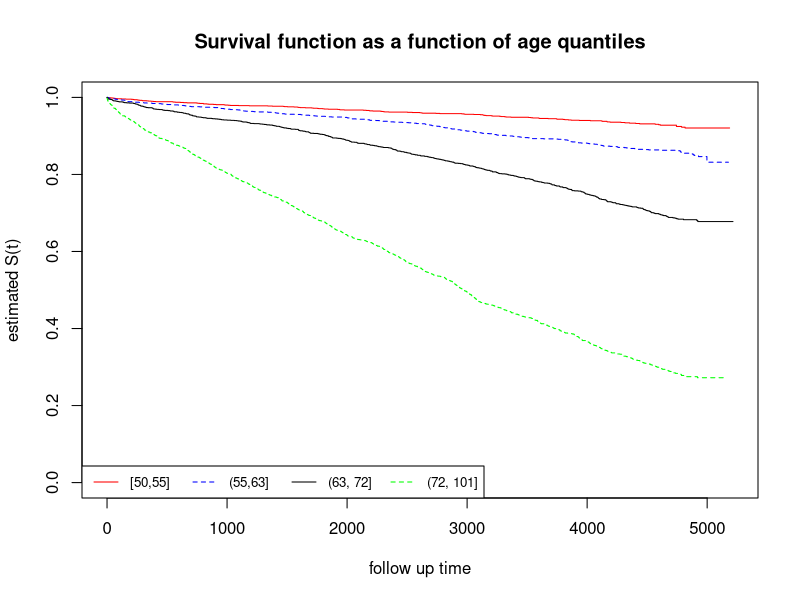
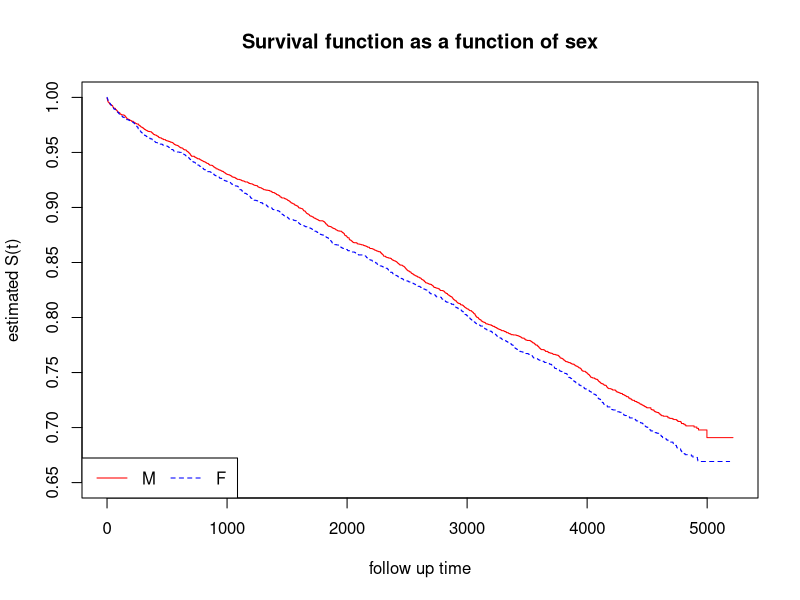
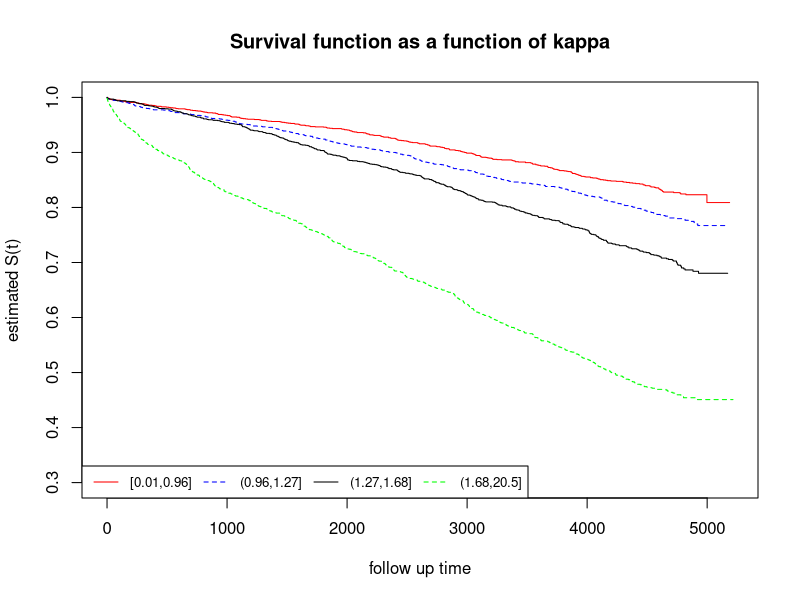
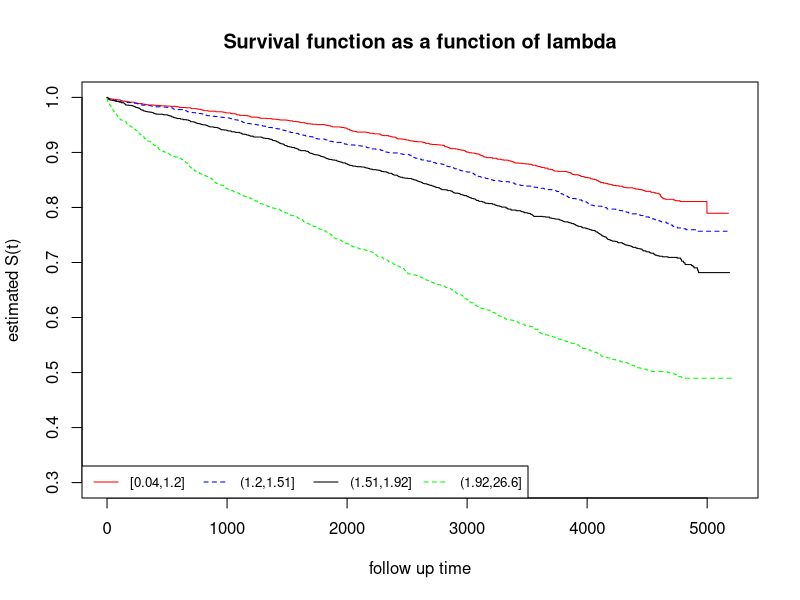
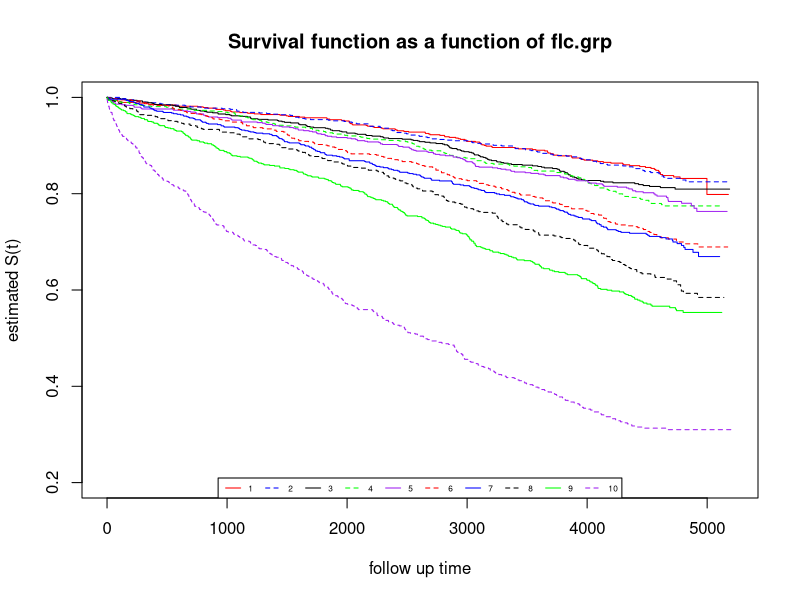
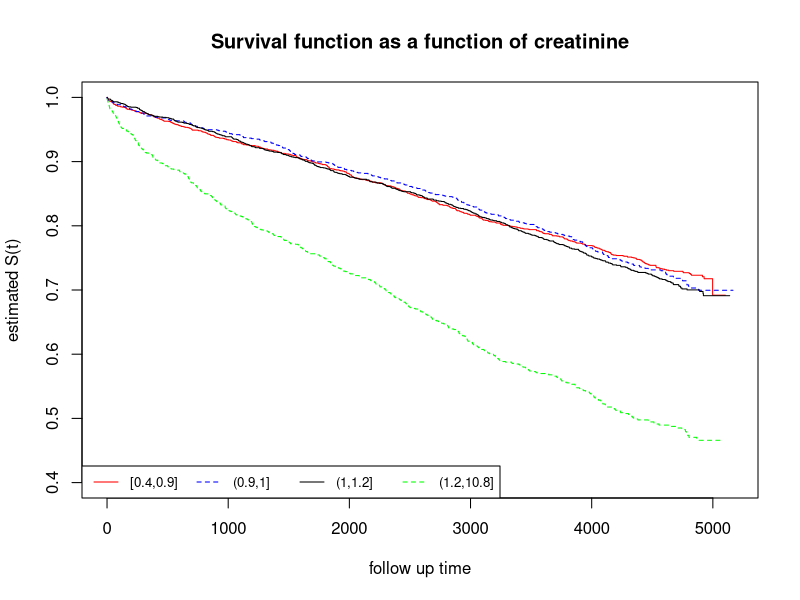
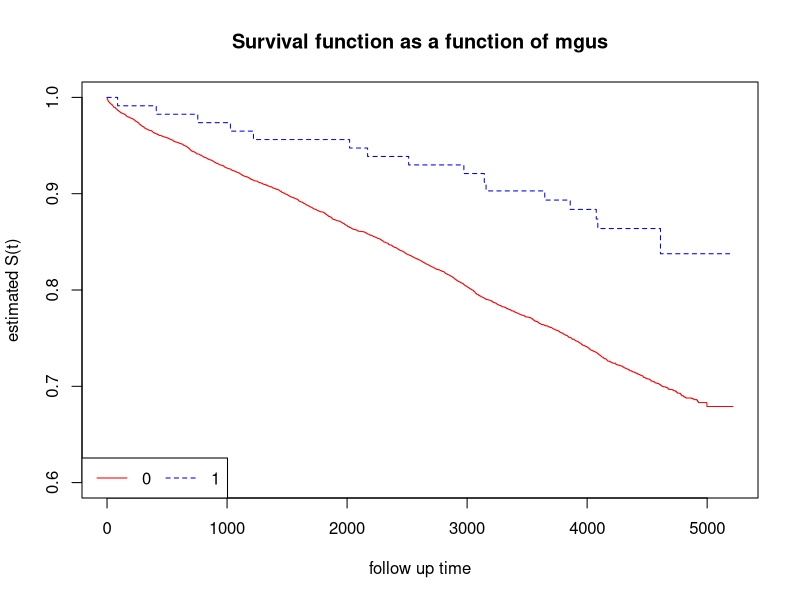

Recreate these plots in R, in order. (Note: this script raises an error after producing the figures.)
install.packages('survminer')
install.packages('survival')
library(survminer)
library(survival)
data("flchain")
attach(flchain)

### QUESTION 1 - UNIVARIATE ANALYSIS ON ALL 

univariate_km = function(var) {
  surv_object <- Surv(futime, death)
  result_km <- survfit(surv_object ~ var, conf.type = "log-log")
  
  return(result_km)
}

#  we will not include variables: chapter (too many level)

# age
age_quantile <- cut(age, quantile(age), include.lowest =  T)
age_death = univariate_km(age_quantile)
plot(age_death, col = c('red', 'blue', 'black', 'green'), lty = 1:2, xlab = "follow up time", ylab = "estimated S(t)", main = 'Survival function as a function of age quantiles')
legend("bottomleft", legend = c("[50,55]", "(55,63]", "(63, 72]", "(72, 101]"), lty = 1:2, col = c('red', 'blue', 'black', 'green'), horiz=T, cex = 0.8)


# sex
sex_death = univariate_km(sex)
plot(sex_death, col = c('red', 'blue'), lty = 1:2, xlab = "follow up time", ylab = "estimated S(t)", main = 'Survival function as a function of sex', ylim=c(0.65, 1))
legend("bottomleft", legend = c('M', 'F'), col = c('red', 'blue'), lty = 1:2, horiz = T)


# kappa
kappa_quantile = cut(kappa, quantile(kappa), include.lowest =  T)
kappa_death = univariate_km(kappa_quantile)
plot(kappa_death, col = c('red', 'blue', 'black', 'green'), lty = 1:2, xlab = "follow up time", ylab = "estimated S(t)", main = 'Survival function as a function of kappa', ylim=c(0.3, 1))
legend("bottomleft", legend = c('[0.01,0.96]', '(0.96,1.27]', '(1.27,1.68]', '(1.68,20.5]'), col = c('red', 'blue', 'black', 'green'), lty = 1:2, horiz = T, cex = 0.8 )


# lambda
lambda_quantile = cut(lambda, quantile(lambda), include.lowest =  T)
lambda_death = univariate_km(lambda_quantile)
plot(lambda_death, col = c('red', 'blue', 'black', 'green'), lty = 1:2, xlab = "follow up time", ylab = "estimated S(t)", main = 'Survival function as a function of lambda', ylim=c(0.3, 1))
legend("bottomleft", legend = c('[0.04,1.2]', '(1.2,1.51]', '(1.51,1.92]', '(1.92,26.6]'), col = c('red', 'blue', 'black', 'green'), lty = 1:2, horiz = T, cex = 0.8 )


# flc.gpr
flc.grp_death = univariate_km(flc.grp) # log-rang diviso in prime 5 seconde 5
plot(flc.grp_death, col = c('red', 'blue', 'black', 'green', 'purple', 'red', 'blue', 'black', 'green', 'purple'), lty = 1:2, xlab = "follow up time", ylab = "estimated S(t)", main = 'Survival function as a function of flc.grp', ylim=c(0.2, 1))
legend("bottom", legend = c(1,2,3,4,5,6,7,8,9,10), col = c('red', 'blue', 'black', 'green', 'purple', 'red', 'blue', 'black', 'green', 'purple'), lty = 1:2, horiz = T, cex = 0.5)


# creatinine
creatinine_quanitle = cut(creatinine, quantile(creatinine, na.rm = T), include.lowest =  T)
creatinine_death = univariate_km(creatinine_quanitle)
plot(creatinine_death, col = c('red', 'blue', 'black', 'green'), lty = 1:2, xlab = "follow up time", ylab = "estimated S(t)", main = 'Survival function as a function of creatinine', ylim=c(0.4, 1))
legend("bottomleft", legend = c("[0.4,0.9]", "(0.9,1]", "(1,1.2]", "(1.2,10.8]"), col = c('red', 'blue', 'black', 'green'), lty = 1:2, horiz = T, cex = 0.8)


# mgus
mgus_death = univariate_km(mgus)
plot(mgus_death, col = c('red', 'blue'), lty = 1:2, xlab = "follow up time", ylab = "estimated S(t)", main = 'Survival function as a function of mgus', ylim=c(0.6, 1))
legend("bottomleft", legend = c(0,1), col = c('red', 'blue'), lty = 1:2, horiz = T, cex = 1)


### QUESTION 2  ##########################################################################
surv_object = Surv(futime, death)

# complete model
cox_multi_1 <- coxph(surv_object ~ age + sex + kappa + lambda + flc.grp + creatinine + mgus)
cox_multi_1

### QUESTION 3 COMMENTING ############################################


### QUESTION 4 CONF INT
ggforest(cox_multi, data = flchain)
summary(cox_multi)$conf.int


### QUESTION 5 VARIABLE SELECTION  ###################################
cox_multi_1
# here we remove creatinine
cox_multi_2 <- coxph(surv_object ~ age + sex + kappa + lambda + flc.grp + mgus)
cox_multi_2

# here we remove mgus
cox_multi_3 <- coxph(surv_object ~ age + sex + kappa + lambda + flc.grp)
cox_multi_3

# here we remove kappa 
cox_multi_4 <- coxph(surv_object ~ age + sex + lambda + flc.grp)
cox_multi_4
anova(cox_multi_4, cox_multi_2) # write some comments about the fact that creatinine has misisng values and therefore we choose as starting model the model without it (otherwise anova does not work)

ggforest(cox_multi_4, data = flchain)

### QUESTION 6 ###################################
ph_test <- cox.zph(cox_multi_4, transform = "km")
ph_test

# acf(ph_test$y[,1], lag.max = 100)
plot(ph_test[1], col = 'red', lwd = 4)
plot(ph_test[2], col = 'red', lwd = 4)
plot(ph_test[3], col = 'red', lwd = 4)
plot(ph_test[4], col = 'red', lwd = 4)

### QUESTION 7   ###################################
# we do not have variables which violate this the PH assumption
